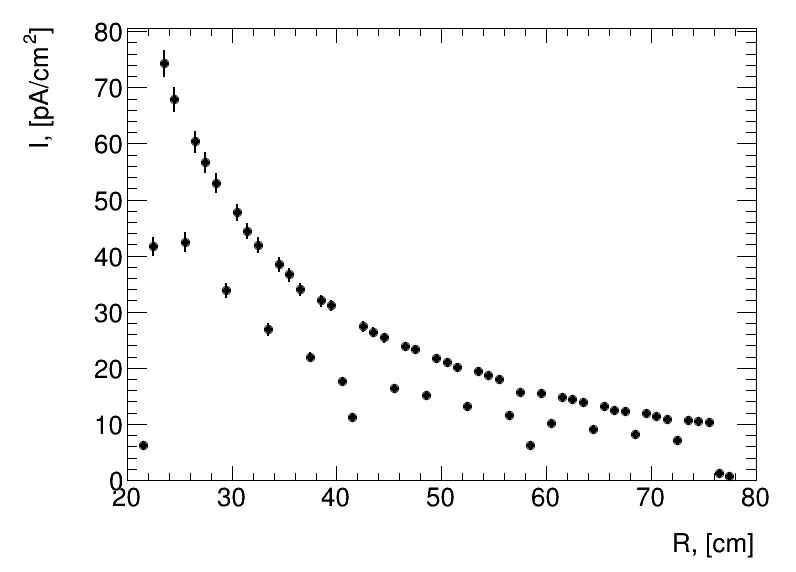
#> input picture Figures/R_Current_1.png, 796 x 572 px
$ python getAxes_PT.py
#> lines starting #> are read from the running program, lines starting #| are printed output that depends on the picture; after the words box and inside, x2 and y2 are one past the last pixel; in counts of white or black regions, pixels touching at a corner belong together
#!/usr/bin/env python3

import sys
import math

import cv2
import numpy as np
from collections import defaultdict

ERRORVAL = np.nan

def grey(image):
    return cv2.cvtColor(image, cv2.COLOR_RGB2GRAY)
def gauss(image):
    return cv2.GaussianBlur(image, (5, 5), 0)
def canny(image):
    edges = cv2.Canny(image,50,150)
    return edges


def segment_by_angle_kmeans(lines):
    """Groups lines based on angle
    """
    l_theta = [0 for i in range(len(lines))]
    i = 0
    for line in lines:
        x1, y1, x2, y2 = line[0]
        dy = (y2-y1)
        dx = (x2-x1)
        theta = math.atan(dy/dx)
        l_theta[i] = theta
        i+=1
    #segmented = list(segmented.values())
    #return segmented
    #print(l_theta)
    return l_theta

def intersection(line1, line2):
    """Finds the intersection of two lines given in Hesse normal form.
    """
    rho1, theta1 = line1[0]
    rho2, theta2 = line2[0]
    A = np.array([
        [np.cos(theta1), np.sin(theta1)],
        [np.cos(theta2), np.sin(theta2)]
    ])
    b = np.array([[rho1], [rho2]])
    x0, y0 = np.linalg.solve(A, b)
    x0, y0 = int(np.round(x0)), int(np.round(y0))
    return [[x0, y0]]

def line_intersect(line1,line2):
    """ returns a (x, y) tuple or None if there is no intersection """

    Ax1, Ay1, Ax2, Ay2 = line1
    Bx1, By1, Bx2, By2 = line2

    # Line AB represented as a1x + b1y = c1
    a1 = Ay2 - Ay1;
    b1 = Ax1 - Ax2;
    c1 = a1*(Ax1) + b1*(Ay1);

    # Line CD represented as a2x + b2y = c2
    a2 = By2 - By1
    b2 = Bx1 - Bx2
    c2 = a2*(Bx1)+ b2*(By1)

    determinant = a1*b2 - a2*b1

    if determinant == 0:
        # The lines are parallel. This is simplified
        # by returning a pair of None
        return [[None,None]]
    else:
        x = (b2*c1 - b1*c2)/determinant
        y = (a1*c2 - a2*c1)/determinant
        return [[x, y]]


def segmented_intersections(lines):
    """Finds the intersections between groups of lines."""

    intersections = []
    intLines = []
    for i, group in enumerate(lines[:-1]):
        #print(i, group)
        for j, next_group in enumerate(lines[i + 1:],i+1):
            #print(next_group)
            for line1 in group:
                for line2 in next_group:
                    intersect = line_intersect(line1, line2)
                    if intersect[0][0] is not None:
                        intersections.append(intersect)
                        intLines.append([i,j])
    # [7 lines of commented-out code are left out]

    return intersections, intLines

def mark_intersections(
    img, intersections, color=None, markerType=cv2.MARKER_TRIANGLE_UP, markerSize=5
):
    color = color or (0, 255, 255) if len(img.shape) == 3 else 255
    for point in intersections:
        for x, y in point:
            if ERRORVAL in [x, y]:
                print("Point {} has np.nan vals; not drawing.".format(point))
                continue
            cv2.drawMarker(img, (int(x), int(y)), color, markerType, markerSize)

    return img

def find_lower_left_point(intersections):
    """Finds lower left point"""
    x_ll = 1e10
    y_ll = 1e10
    for intersection in intersections:
        x, y = intersection[0]
        if x<=x_ll and y<=y_ll:
            x_ll = x
            y_ll = y

    return [x_ll, y_ll]
def assign_axes(lines, intLines, intersections, startingPoint):
    """Assignes X and Y axes"""
    X = []
    Y = []
    for (intLine, intersection) in zip(intLines, intersections):
        if startingPoint == intersection[0]:
            x1, y1, x2, y2 = lines[intLine[0]][0]
            if x1 == x2:
                Y = lines[intLine[0]]
                X = lines[intLine[1]]
            if y1 == y2:
                X = lines[intLine[0]]
                Y = lines[intLine[1]]

    return X, Y
# [10 lines of commented-out code are left out]
figureName = './Figures/R_Current_1.png'
img = cv2.imread(figureName, cv2.IMREAD_COLOR) # road.png is the filename
#> img is the input picture: shape (572, 796, 3); min 0, max 255, mean 248.6
# Convert the image to gray-scale
gray = cv2.cvtColor(img, cv2.COLOR_BGR2GRAY)

# Find the edges in the image using canny detector
v = np.median(gray)
#> v = 255
sigma = 0.33
#---- Apply automatic Canny edge detection using the computed median----
lower = int(max(0, (1.0 - sigma) * v))
#> lower = 170
upper = int(min(255, (1.0 + sigma) * v))
#> upper = 255
edges = cv2.Canny(gray, lower, upper,3)
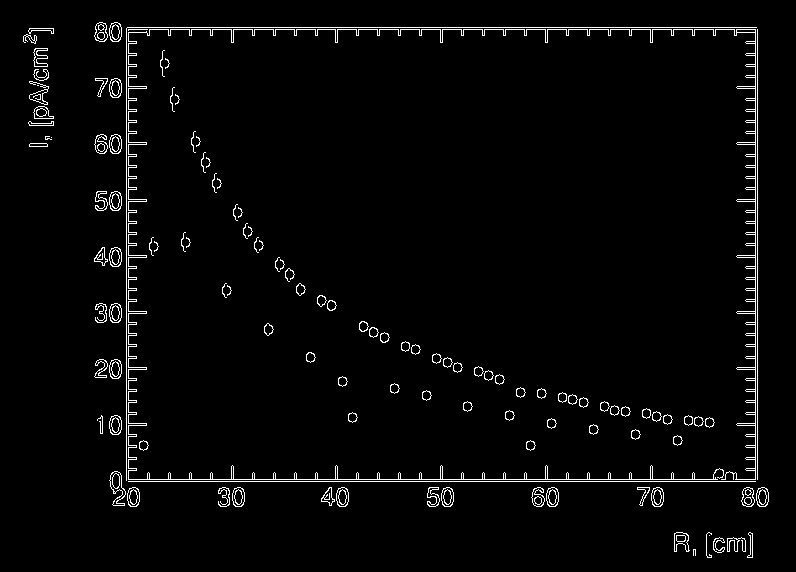
#> edges: shape (572, 796); 2.7% white in thin lines or dots, all inside (x1, y1, x2, y2) = (23, 22, 769, 558)
cv2.imwrite('./edges.jpg',edges)

# Detect points that form a line
max_slider, minLineLength, maxLineGap    = 150, 2, 250
lines = cv2.HoughLinesP(edges, 10, np.pi/10, max_slider, minLineLength, maxLineGap)
#> lines = [[127, 27, 756, 27], [128, 479, 717, 479], [126, 480, 126, 28], [757, 479, 757, 29]]
# Find all groups of lines
segmented = segment_by_angle_kmeans(lines)
#> in segment_by_angle_kmeans, `l_theta = [0 for i in range(len(lines))]`: l_theta = [0, 0, 0, 0]
#> the loop in segment_by_angle_kmeans, `for line in lines:` made 4 passes
#> (x1, y1, x2, y2, dy, dx, theta) on passes 1 to 4: (127, 27, 756, 27, 0, 629, 0), (128, 479, 717, 479, 0, 589, 0), (126, 480, 126, 28, -452, 0, -1.57), (757, 479, 757, 29, -450, 0, -1.57)
#> after the loop in segment_by_angle_kmeans, `for line in lines:`: i = 4; l_theta = [0, 0, -1.57, -1.57]
#> segmented = [0, 0, -1.57, -1.57]
# Find intersections and associate lines
intersections, intLines = segmented_intersections(lines)
#> the loop in segmented_intersections, `for i, group in enumerate(lines[:-1]):` made 3 passes
#> after the loop in segmented_intersections, `for i, group in enumerate(lines[:-1]):`: intLines = [[0, 2], [0, 3], [1, 2], [1, 3]]; intersections = [[[126, 27]], [[757, 27]], [[126, 479]], [[757, 479]]]
#> intLines = [[0, 2], [0, 3], [1, 2], [1, 3]]
#print(intLines)

# Choose lower left corner and associated lines
startingPoint = find_lower_left_point(intersections)
#> the loop in find_lower_left_point, `for intersection in intersections:` made 4 passes
#> (x, y, x_ll, y_ll) on pass 1: (126, 27, 126, 27)
#> after the loop in find_lower_left_point, `for intersection in intersections:`: x_ll = 126; y_ll = 27
#> startingPoint = [126, 27]
# Assign axes
X, Y = assign_axes(lines, intLines, intersections, startingPoint)
#> the loop in assign_axes, `for (intLine, intersection) in zip(intLines, intersections):` made 4 passes
#> (intLine, intersection, x1, y1, x2, y2, Y) on pass 1: ([0, 2], [[126, 27]], 127, 27, 756, 27, [[126, 480, 126, 28]])
#> (intLine, intersection) on passes 2 to 4: ([0, 3], [[757, 27]]), ([1, 2], [[126, 479]]), ([1, 3], [[757, 479]])
#> X = [[127, 27, 756, 27]]; Y = [[126, 480, 126, 28]]
print(X)
#| [[127  27 756  27]]
print(Y)
#| [[126 480 126  28]]
Xx1, Xy1, Xx2, Xy2 = X[0]
#> Xx1 = 127; Xy1 = 27; Xx2 = 756; Xy2 = 27
Yx1, Yy1, Yx2, Yy2 = X[0]
#> Yx1 = 127; Yy1 = 27; Yx2 = 756; Yy2 = 27
# Crop image for X & Y
# Sets the Region of Interest
# Note that the rectangle area has to be __INSIDE__ the image
# You just iterate througt x and y.
pixels_to_cut = int((Xx1 - Xx2)/5)
#> pixels_to_cut = -125
img = img[ Xy1+pixels_to_cut: Xy2-pixels_to_cut,Xx1:Xx2]
#> img = empty array
# Create destination image
# Note that cvGetSize will return the width and the height of ROI
#> (the run stopped early here; a loop or call above may not have finished)

$ run again, with Figures/R_Current_2.png copied over Figures/R_Current_1.png
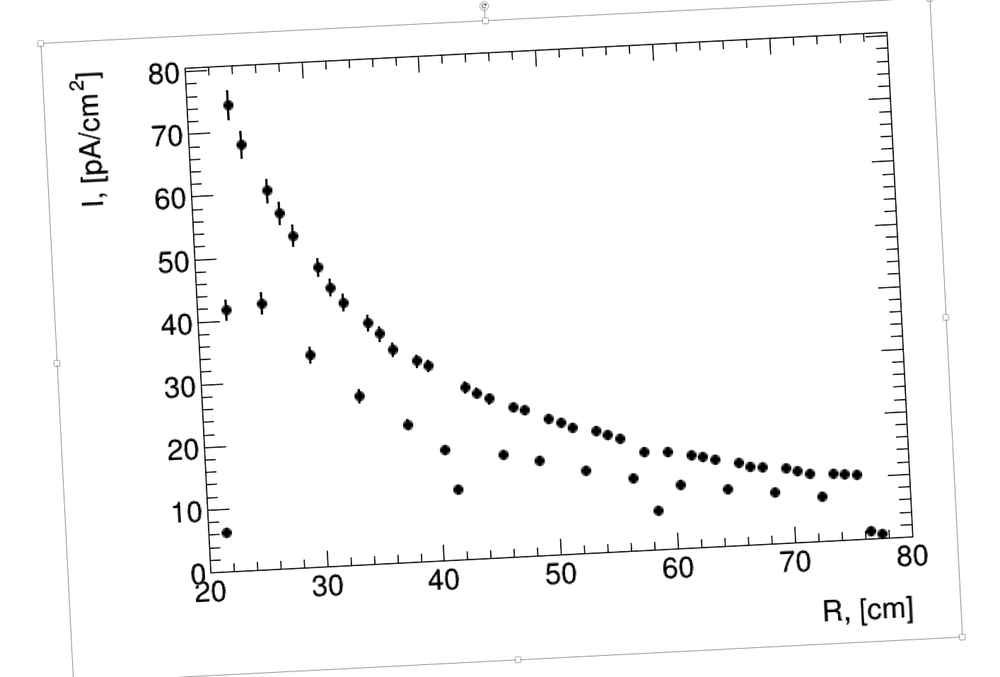
#> input picture Figures/R_Current_2.png, 1000 x 677 px, shrunk from 1414 x 957 before the run
#> img is the input picture: shape (677, 1000, 3); mean B, G, R 248.9, 248.9, 248.9
#> v = 255
#> lower = 170
#> upper = 255
#> `edges = cv2.Canny(gray, lower, upper,3)`:
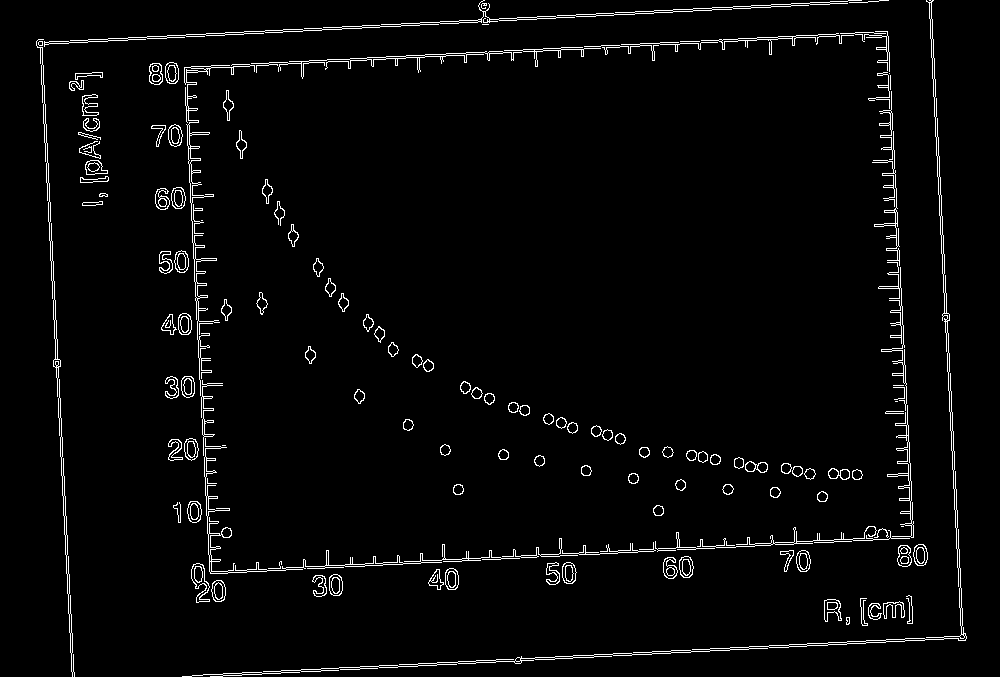
#> edges: shape (677, 1000); 3% white in thin lines or dots
#> lines = None
